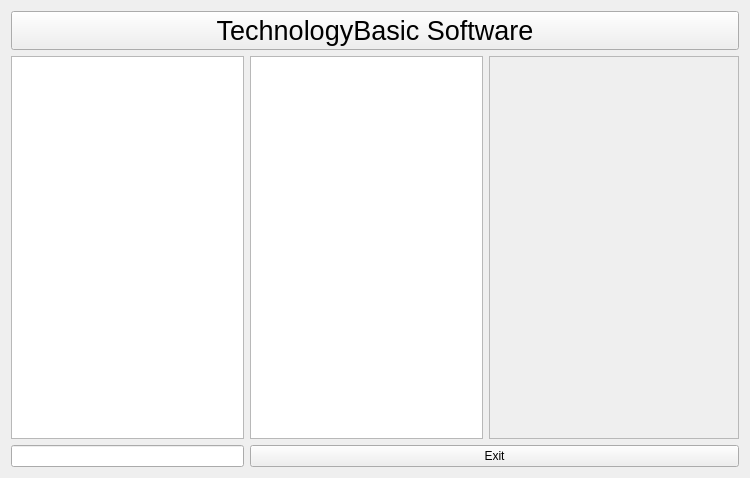
<?xml version="1.0" encoding="UTF-8"?>
<ui version="4.0">
 <class>MainWindow</class>
 <widget class="QMainWindow" name="MainWindow">
  <property name="geometry">
   <rect>
    <x>0</x>
    <y>0</y>
    <width>750</width>
    <height>478</height>
   </rect>
  </property>
  <property name="windowTitle">
   <string>TechnologyBasic Software</string>
  </property>
  <widget class="QWidget" name="centralWidget">
   <layout class="QGridLayout" name="gridLayout">
    <item row="1" column="0">
     <widget class="QListWidget" name="listWidget">
      <property name="sizePolicy">
       <sizepolicy hsizetype="Maximum" vsizetype="Expanding">
        <horstretch>0</horstretch>
        <verstretch>0</verstretch>
       </sizepolicy>
      </property>
      <property name="minimumSize">
       <size>
        <width>200</width>
        <height>0</height>
       </size>
      </property>
     </widget>
    </item>
    <item row="1" column="1">
     <widget class="QTextBrowser" name="textBrowser"/>
    </item>
    <item row="1" column="2">
     <widget class="QScrollArea" name="scrollArea">
      <property name="sizePolicy">
       <sizepolicy hsizetype="Maximum" vsizetype="Expanding">
        <horstretch>0</horstretch>
        <verstretch>0</verstretch>
       </sizepolicy>
      </property>
      <property name="minimumSize">
       <size>
        <width>250</width>
        <height>0</height>
       </size>
      </property>
      <property name="widgetResizable">
       <bool>true</bool>
      </property>
      <widget class="QWidget" name="scrollAreaWidgetContents">
       <property name="geometry">
        <rect>
         <x>0</x>
         <y>0</y>
         <width>244</width>
         <height>387</height>
        </rect>
       </property>
       <layout class="QGridLayout" name="gridScrollArea"/>
      </widget>
     </widget>
    </item>
    <item row="0" column="0" colspan="3">
     <widget class="QPushButton" name="pushButton">
      <property name="font">
       <font>
        <pointsize>20</pointsize>
       </font>
      </property>
      <property name="text">
       <string>TechnologyBasic Software</string>
      </property>
     </widget>
    </item>
    <item row="2" column="0">
     <widget class="QLineEdit" name="lineEdit"/>
    </item>
    <item row="2" column="1" colspan="2">
     <widget class="QPushButton" name="exitButton">
      <property name="text">
       <string>Exit</string>
      </property>
     </widget>
    </item>
   </layout>
  </widget>
 </widget>
 <layoutdefault spacing="6" margin="11"/>
 <resources/>
 <connections>
  <connection>
   <sender>exitButton</sender>
   <signal>clicked()</signal>
   <receiver>MainWindow</receiver>
   <slot>close()</slot>
   <hints>
    <hint type="sourcelabel">
     <x>459</x>
     <y>318</y>
    </hint>
    <hint type="destinationlabel">
     <x>670</x>
     <y>329</y>
    </hint>
   </hints>
  </connection>
 </connections>
</ui>
